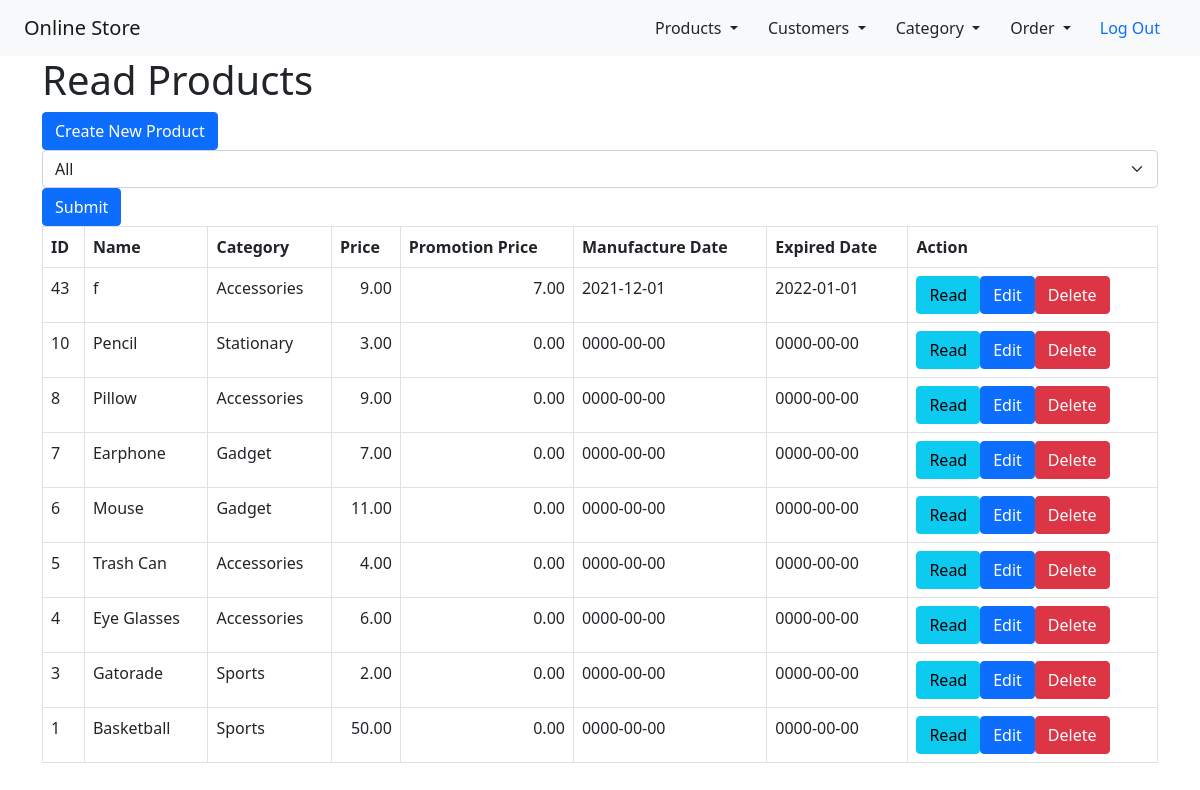
Page /products_index.php (signed in) on the committed database.
### tables this page shows
CREATE TABLE `products` (
  `id` int(11) NOT NULL,
  `name` varchar(128) NOT NULL,
  `category` int(50) NOT NULL,
  `description` text NOT NULL,
  `price` decimal(10,2) NOT NULL,
  `created` datetime NOT NULL,
  `modified` timestamp NOT NULL DEFAULT current_timestamp() ON UPDATE current_timestamp(),
  `promotion_price` decimal(10,2) NOT NULL,
  `manufacture_date` date NOT NULL,
  `expired_date` date NOT NULL
);

CREATE TABLE `category` (
  `id` int(50) NOT NULL,
  `name` varchar(50) NOT NULL
);

### products_index.php (the view, shortened to what this page needs)
<!DOCTYPE HTML>
<html>
<head>
    <link href="https://cdn.jsdelivr.net/npm/bootstrap@5.1.3/dist/css/bootstrap.min.css" rel="stylesheet">
</head>
<body>
    <div class="menu">
        <?php include 'header.php'; ?>
    </div>
    <div class="container">
        <div class="page-header">
            <h1>Read Products</h1>
        </div>
        <?php
        include 'config/database.php';
        if ($_POST) {
            $category = htmlspecialchars(strip_tags($_POST['category']));
            if ($category == "A") {
                $query = "SELECT products.id as productid , products.name, category, price, promotion_price, manufacture_date, expired_date ,category.id,category.name as catname FROM products INNER JOIN category ON products.category = category.id ORDER BY products.id DESC";
            } else {
                $query = "SELECT products.id as productid , products.name, category, price, promotion_price, manufacture_date, expired_date ,category.id,category.name as catname FROM products INNER JOIN category ON products.category = category.id WHERE category = ? ORDER BY products.id DESC ";
            }
        } else {
            $query = "SELECT products.id as productid, products.name, category, price, promotion_price, manufacture_date, expired_date ,category.id,category.name as catname FROM products INNER JOIN category ON products.category = category.id ORDER BY products.id DESC";
        }
        $stmt = $con->prepare($query);
        $stmt->execute();
        $num = $stmt->rowCount();
        echo "<a href='products_create.php' class='btn btn-primary m-b-1em'>Create New Product</a>";
        ?>
        <?php
        $categoryquery = "SELECT id , name FROM category ORDER BY id DESC";
        $categorystmt = $con->prepare($categoryquery);
        $categorystmt->execute();
        $numcategory = $categorystmt->rowCount();
        if ($numcategory > 0) {
            echo "<form action='" . htmlspecialchars($_SERVER["PHP_SELF"]) . "' method='post'>";
            echo "<select class='form-select' aria-label='Default select example' name='category'>";
            echo "<option value='A'>All</option>";
            echo "</select>";
            echo "<input type='submit' value='Submit' class='btn btn-primary' />";
            echo "</form>";
        }
        ?>
        <?php
        if ($num > 0) {
            echo "<table class='table table-hover table-responsive table-bordered'>";
            echo "<tr>";
            echo "<th>ID</th>";
            echo "<th>Name</th>";
            echo "<th>Category</th>";
            echo "<th>Price</th>";
            echo "<th>Promotion Price</th>";
            echo "<th>Manufacture Date</th>";
            echo "<th>Expired Date</th>";
            echo "<th>Action</th>";
            echo "</tr>";
            while ($row = $stmt->fetch(PDO::FETCH_ASSOC)) {
                extract($row);
                echo "<tr>";
                echo "<td>{$productid}</td>";
                echo "<td>{$name}</td>";
                echo "<td>{$catname}</td>";
                echo "<td class = alnright>{$price}</td>";
                echo "<td class = alnright>{$promotion_price}</td>";
                echo "<td>{$manufacture_date}</td>";
                echo "<td>{$expired_date}</td>";
                echo "<td>";
                echo "<a href='products_read.php?id={$productid}' class='btn btn-info m-r-1em'>Read</a>";
                echo "<a href='products_update.php?id={$productid}' class='btn btn-primary m-r-1em'>Edit</a>";
                echo '<a href="javascript: void(0)" onclick="delete_user('.$productid.');"  class="btn btn-danger">Delete</a>';
                echo "</td>";
                echo "</tr>";
            }
            echo "</table>";
        }
        else {
            echo "<div class='alert alert-danger'>No records found.</div>";
        }
        ?>
    </div>
</body>
</html>

### products_index.php (style rules this page uses)
.alnright { text-align: right; }

### rows in the picture
products: id "43", name "f", category.name "Accessories", price "9.00", promotion_price "7.00", manufacture_date "2021-12-01", expired_date "2022-01-01"
products: id "10", name "Pencil", category.name "Stationary", price "3.00", promotion_price "0.00", manufacture_date "0000-00-00", expired_date "0000-00-00"
products: id "8", name "Pillow", category.name "Accessories", price "9.00", promotion_price "0.00", manufacture_date "0000-00-00", expired_date "0000-00-00"
products: id "7", name "Earphone", category.name "Gadget", price "7.00", promotion_price "0.00", manufacture_date "0000-00-00", expired_date "0000-00-00"
products: id "6", name "Mouse", category.name "Gadget", price "11.00", promotion_price "0.00", manufacture_date "0000-00-00", expired_date "0000-00-00"
products: id "5", name "Trash Can", category.name "Accessories", price "4.00", promotion_price "0.00", manufacture_date "0000-00-00", expired_date "0000-00-00"
products: id "4", name "Eye Glasses", category.name "Accessories", price "6.00", promotion_price "0.00", manufacture_date "0000-00-00", expired_date "0000-00-00"
products: id "3", name "Gatorade", category.name "Sports", price "2.00", promotion_price "0.00", manufacture_date "0000-00-00", expired_date "0000-00-00"
products: id "1", name "Basketball", category.name "Sports", price "50.00", promotion_price "0.00", manufacture_date "0000-00-00", expired_date "0000-00-00"
